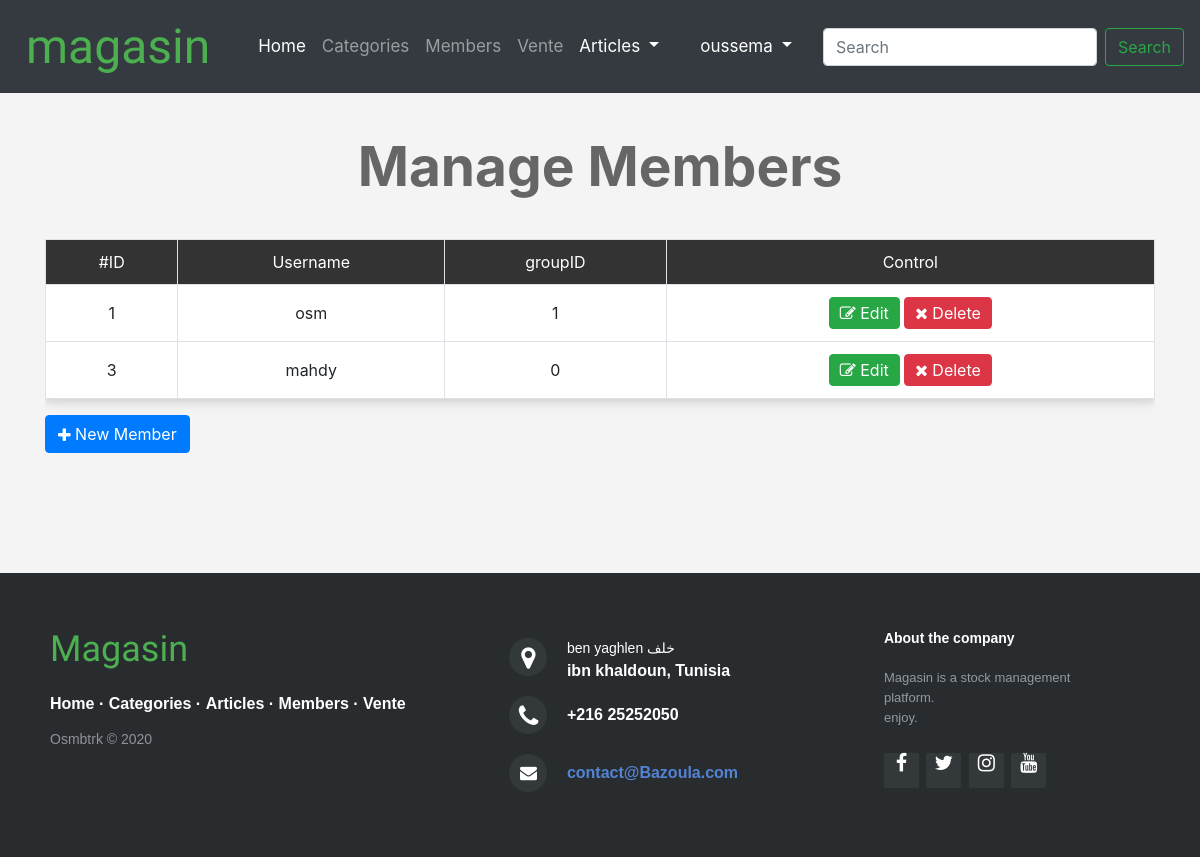
/admin/members.php (signed in), run on the app's committed database.
### tables this page shows
CREATE TABLE `users` (
  `id` int(11) NOT NULL,
  `username` varchar(255) NOT NULL,
  `pass` varchar(255) NOT NULL,
  `groupID` int(11) DEFAULT 0
);

### admin/members.php (the view, shortened to what this page needs)
<?php
if (isset($_SESSION['username'])){
   include 'C:\xampp\htdocs\27club\include\tpl\navbar.php';
   include 'C:\xampp\htdocs\27club\admin\conn.php';
   $do = isset($_GET['do']) ? $_GET['do'] : 'Manage';
   if($do == 'Manage') {
       $stmt=$con->prepare("SELECT * FROM users");
       $stmt->execute();
       $rows=$stmt->fetchAll();
       ?>
        <h1 class="text-center" style="font-size: 55px;margin: 40px 0;font-weight: bold;color:#666;">Manage Members</h1>
        <div class="container">
            <div class="table-responsive">
                <table class=" main-table text-center table table-bordered">
                    <tr>
                        <td>#ID</td>
                        <td>Username</td>
                        <td>groupID</td>
                        <td>Control</td>
                    </tr>
                    <?php
                        foreach($rows as $row) {
                            echo "<tr>";
                                echo "<td>".$row['id']."</td>";
                                echo "<td>".$row['username']."</td>";
                                echo "<td>".$row['groupID']."</td>";
                                echo  "<td>
                                <a href='members.php?do=Edit&userid=" .$row['id']. "' class='btn btn-success'><i class='fa fa-edit'></i> Edit</a>
                                <a href='members.php?do=Delete&userid=" .$row['id']. "' class='btn btn-danger confirm'><i class='fa fa-close'></i> Delete</a>
                                </td>";
                            echo "</tr>";
                        }
                    ?>
                </table>
            </div>
            <a href="members.php?do=Add" class="btn btn-primary"><i class="fa fa-plus"></i> New Member</a>
        </div><?php
    }
}else{
    header('location:accueil.php');
    exit();
}

### admin/css/stylefooter.css (style rules this page uses)
body { margin: 0; padding: 0; }
footer { bottom: 0; }
.footer-distributed { background-color: #292c2f; box-shadow: 0 1px 1px 0 rgba(0, 0, 0, 0.12); box-sizing: border-box; width: 100%; text-align: left; font: bold 16px sans-serif; padding: 55px 50px; margin-top: 120px; }
.footer-distributed .footer-left, .footer-distributed .footer-center, .footer-distributed .footer-right { display: inline-block; vertical-align: top; }
.footer-distributed .footer-left { width: 40%; }
.footer-distributed h3 { color: #4CAF50; font: normal 36px 'Cookie', cursive; margin: 0; }
.footer-distributed .footer-links { color: #ffffff; margin: 20px 0 12px; padding: 0; }
.footer-distributed .footer-links a { display:inline-block; line-height: 1.8; text-decoration: none; color: inherit; }
.footer-distributed .footer-company-name { color: #8f9296; font-size: 14px; font-weight: normal; margin: 0; }
.footer-distributed .footer-center { width: 35%; }
.footer-distributed .footer-center i { background-color: #33383b; color: #ffffff; font-size: 25px; width: 38px; height: 38px; border-radius: 50%; text-align: center; line-height: 42px; margin: 10px 15px; vertical-align: middle; }
.footer-distributed .footer-center i.fa-envelope { font-size: 17px; line-height: 38px; }
.footer-distributed .footer-center p { display: inline-block; color: #ffffff; vertical-align: middle; margin:0; }
.footer-distributed .footer-center p span { display:block; font-weight: normal; font-size:14px; line-height:2; }
.footer-distributed .footer-center p a { color: #5383d3; text-decoration: none;; }
.footer-distributed .footer-right { width: 20%; }
.footer-distributed .footer-company-about { line-height: 20px; color: #92999f; font-size: 13px; font-weight: normal; margin: 0; }
.footer-distributed .footer-company-about span { display: block; color: #ffffff; font-size: 14px; font-weight: bold; margin-bottom: 20px; }
.footer-distributed .footer-icons { margin-top: 25px; }
.footer-distributed .footer-icons a { display: inline-block; width: 35px; height: 35px; cursor: pointer; background-color: #33383b; border-radius: 2px; font-size: 20px; color: #ffffff; text-align: center; line-height: 35px; margin-right: 3px; margin-bottom: 5px; }

### admin/css/backend.css (style rules this page uses)
body { background-color: #f4f4f4; }
h1 { font-size: 55px; margin: 40px 0; font-weight: bold; color:#666; }
.main-table { -webkit-box-shadow:0 3px 10px #CCC; -moz-box-shadow:0 3px 10px #CCC; box-shadow: 0 3px 10px #CCC; }
.main-table td { background-color: #FFF; vertical-align: middle !important; }
.main-table tr:first-child td { background-color: #333; color: #FFF; }
.main-table .btn { padding: 3px 10px; }
i.fa.fa-plus { position: relative; top: 1; }

### data on the page
users: id "1", username "osm", groupID "1"
users: id "3", username "mahdy", groupID "0"
